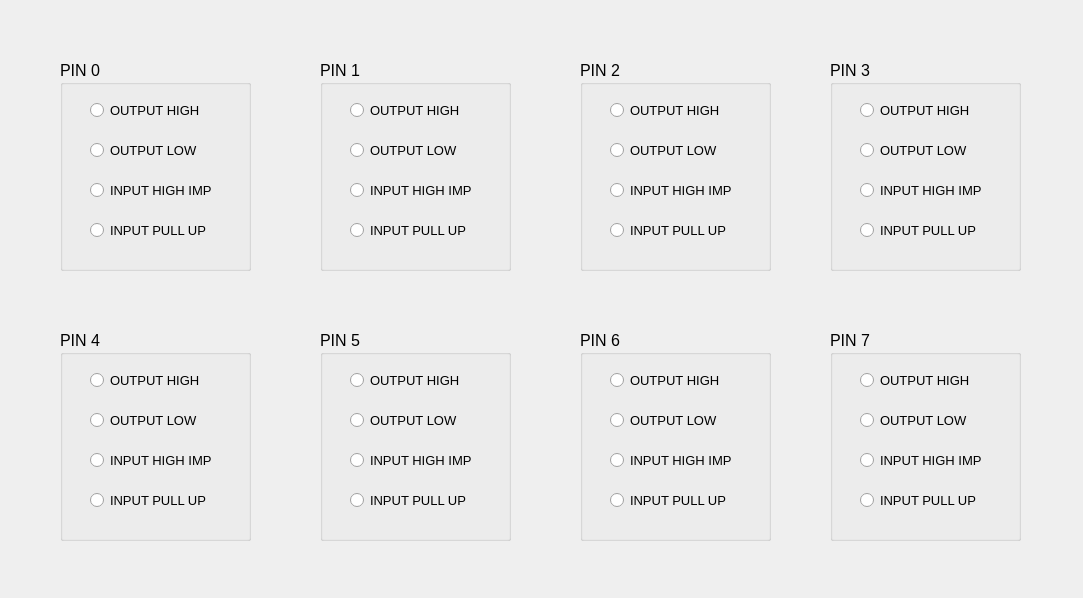
   <widget class="QWidget" name="portbPage">
    <property name="geometry">
     <rect>
      <x>0</x>
      <y>0</y>
      <width>1083</width>
      <height>598</height>
     </rect>
    </property>
    <attribute name="label">
     <string>PORTB</string>
    </attribute>
    <widget class="QGroupBox" name="portbPin5Box">
     <property name="geometry">
      <rect>
       <x>320</x>
       <y>330</y>
       <width>191</width>
       <height>211</height>
      </rect>
     </property>
     <property name="font">
      <font>
       <pointsize>12</pointsize>
      </font>
     </property>
     <property name="title">
      <string>PIN 5</string>
     </property>
     <widget class="QRadioButton" name="portbPin5OutputLowRadio">
      <property name="geometry">
       <rect>
        <x>30</x>
        <y>80</y>
        <width>131</width>
        <height>20</height>
       </rect>
      </property>
      <property name="font">
       <font>
        <pointsize>10</pointsize>
       </font>
      </property>
      <property name="text">
       <string>OUTPUT LOW</string>
      </property>
     </widget>
     <widget class="QRadioButton" name="portbPin5InputHighImpRadio">
      <property name="geometry">
       <rect>
        <x>30</x>
        <y>120</y>
        <width>151</width>
        <height>20</height>
       </rect>
      </property>
      <property name="font">
       <font>
        <pointsize>10</pointsize>
       </font>
      </property>
      <property name="text">
       <string>INPUT HIGH IMP</string>
      </property>
     </widget>
     <widget class="QRadioButton" name="portbPin5InputPullRadio">
      <property name="geometry">
       <rect>
        <x>30</x>
        <y>160</y>
        <width>141</width>
        <height>20</height>
       </rect>
      </property>
      <property name="font">
       <font>
        <pointsize>10</pointsize>
       </font>
      </property>
      <property name="text">
       <string>INPUT PULL UP</string>
      </property>
     </widget>
     <widget class="QRadioButton" name="portbPin5OutputHighRadio">
      <property name="geometry">
       <rect>
        <x>30</x>
        <y>40</y>
        <width>141</width>
        <height>20</height>
       </rect>
      </property>
      <property name="font">
       <font>
        <pointsize>10</pointsize>
       </font>
      </property>
      <property name="text">
       <string>OUTPUT HIGH</string>
      </property>
     </widget>
    </widget>
    <widget class="QGroupBox" name="portbPin2Box">
     <property name="geometry">
      <rect>
       <x>580</x>
       <y>60</y>
       <width>191</width>
       <height>211</height>
      </rect>
     </property>
     <property name="font">
      <font>
       <pointsize>12</pointsize>
      </font>
     </property>
     <property name="title">
      <string>PIN 2</string>
     </property>
     <widget class="QRadioButton" name="portbPin2OutputLowRadio">
      <property name="geometry">
       <rect>
        <x>30</x>
        <y>80</y>
        <width>131</width>
        <height>20</height>
       </rect>
      </property>
      <property name="font">
       <font>
        <pointsize>10</pointsize>
       </font>
      </property>
      <property name="text">
       <string>OUTPUT LOW</string>
      </property>
     </widget>
     <widget class="QRadioButton" name="portbPin2InputHighImpRadio">
      <property name="geometry">
       <rect>
        <x>30</x>
        <y>120</y>
        <width>151</width>
        <height>20</height>
       </rect>
      </property>
      <property name="font">
       <font>
        <pointsize>10</pointsize>
       </font>
      </property>
      <property name="text">
       <string>INPUT HIGH IMP</string>
      </property>
     </widget>
     <widget class="QRadioButton" name="portbPin2InputPullRadio">
      <property name="geometry">
       <rect>
        <x>30</x>
        <y>160</y>
        <width>141</width>
        <height>20</height>
       </rect>
      </property>
      <property name="font">
       <font>
        <pointsize>10</pointsize>
       </font>
      </property>
      <property name="text">
       <string>INPUT PULL UP</string>
      </property>
     </widget>
     <widget class="QRadioButton" name="portbPin2OutputHighRadio">
      <property name="geometry">
       <rect>
        <x>30</x>
        <y>40</y>
        <width>131</width>
        <height>20</height>
       </rect>
      </property>
      <property name="font">
       <font>
        <pointsize>10</pointsize>
       </font>
      </property>
      <property name="text">
       <string>OUTPUT HIGH</string>
      </property>
     </widget>
    </widget>
    <widget class="QGroupBox" name="portbPin7Box">
     <property name="geometry">
      <rect>
       <x>830</x>
       <y>330</y>
       <width>191</width>
       <height>211</height>
      </rect>
     </property>
     <property name="font">
      <font>
       <pointsize>12</pointsize>
      </font>
     </property>
     <property name="title">
      <string>PIN 7</string>
     </property>
     <widget class="QRadioButton" name="portbPin7OutputLowRadio">
      <property name="geometry">
       <rect>
        <x>30</x>
        <y>80</y>
        <width>141</width>
        <height>20</height>
       </rect>
      </property>
      <property name="font">
       <font>
        <pointsize>10</pointsize>
       </font>
      </property>
      <property name="text">
       <string>OUTPUT LOW</string>
      </property>
     </widget>
     <widget class="QRadioButton" name="portbPin7InputHighImpRadio">
      <property name="geometry">
       <rect>
        <x>30</x>
        <y>120</y>
        <width>151</width>
        <height>20</height>
       </rect>
      </property>
      <property name="font">
       <font>
        <pointsize>10</pointsize>
       </font>
      </property>
      <property name="text">
       <string>INPUT HIGH IMP</string>
      </property>
     </widget>
     <widget class="QRadioButton" name="portbPin7InputPullRadio">
      <property name="geometry">
       <rect>
        <x>30</x>
        <y>160</y>
        <width>141</width>
        <height>20</height>
       </rect>
      </property>
      <property name="font">
       <font>
        <pointsize>10</pointsize>
       </font>
      </property>
      <property name="text">
       <string>INPUT PULL UP</string>
      </property>
     </widget>
     <widget class="QRadioButton" name="portbPin7OutputHighRadio">
      <property name="geometry">
       <rect>
        <x>30</x>
        <y>40</y>
        <width>141</width>
        <height>20</height>
       </rect>
      </property>
      <property name="font">
       <font>
        <pointsize>10</pointsize>
       </font>
      </property>
      <property name="text">
       <string>OUTPUT HIGH</string>
      </property>
     </widget>
    </widget>
    <widget class="QGroupBox" name="portbPin6Box">
     <property name="geometry">
      <rect>
       <x>580</x>
       <y>330</y>
       <width>191</width>
       <height>211</height>
      </rect>
     </property>
     <property name="font">
      <font>
       <pointsize>12</pointsize>
      </font>
     </property>
     <property name="title">
      <string>PIN 6</string>
     </property>
     <widget class="QRadioButton" name="portbPin6OutputLowRadio">
      <property name="geometry">
       <rect>
        <x>30</x>
        <y>80</y>
        <width>131</width>
        <height>20</height>
       </rect>
      </property>
      <property name="font">
       <font>
        <pointsize>10</pointsize>
       </font>
      </property>
      <property name="text">
       <string>OUTPUT LOW</string>
      </property>
     </widget>
     <widget class="QRadioButton" name="portbPin6InputHighImpRadio">
      <property name="geometry">
       <rect>
        <x>30</x>
        <y>120</y>
        <width>151</width>
        <height>20</height>
       </rect>
      </property>
      <property name="font">
       <font>
        <pointsize>10</pointsize>
       </font>
      </property>
      <property name="text">
       <string>INPUT HIGH IMP</string>
      </property>
     </widget>
     <widget class="QRadioButton" name="portbPin6InputPullRadio">
      <property name="geometry">
       <rect>
        <x>30</x>
        <y>160</y>
        <width>141</width>
        <height>20</height>
       </rect>
      </property>
      <property name="font">
       <font>
        <pointsize>10</pointsize>
       </font>
      </property>
      <property name="text">
       <string>INPUT PULL UP</string>
      </property>
     </widget>
     <widget class="QRadioButton" name="portbPin6OutputHighRadio">
      <property name="geometry">
       <rect>
        <x>30</x>
        <y>40</y>
        <width>141</width>
        <height>20</height>
       </rect>
      </property>
      <property name="font">
       <font>
        <pointsize>10</pointsize>
       </font>
      </property>
      <property name="text">
       <string>OUTPUT HIGH</string>
      </property>
     </widget>
    </widget>
    <widget class="QGroupBox" name="portbPin4Box">
     <property name="geometry">
      <rect>
       <x>60</x>
       <y>330</y>
       <width>191</width>
       <height>211</height>
      </rect>
     </property>
     <property name="font">
      <font>
       <pointsize>12</pointsize>
      </font>
     </property>
     <property name="title">
      <string>PIN 4</string>
     </property>
     <widget class="QRadioButton" name="portbPin4OutputLowRadio">
      <property name="geometry">
       <rect>
        <x>30</x>
        <y>80</y>
        <width>141</width>
        <height>20</height>
       </rect>
      </property>
      <property name="font">
       <font>
        <pointsize>10</pointsize>
       </font>
      </property>
      <property name="text">
       <string>OUTPUT LOW</string>
      </property>
     </widget>
     <widget class="QRadioButton" name="portbPin4InputHighImpRadio">
      <property name="geometry">
       <rect>
        <x>30</x>
        <y>120</y>
        <width>151</width>
        <height>20</height>
       </rect>
      </property>
      <property name="font">
       <font>
        <pointsize>10</pointsize>
       </font>
      </property>
      <property name="text">
       <string>INPUT HIGH IMP</string>
      </property>
     </widget>
     <widget class="QRadioButton" name="portbPin4InputPullRadio">
      <property name="geometry">
       <rect>
        <x>30</x>
        <y>160</y>
        <width>141</width>
        <height>20</height>
       </rect>
      </property>
      <property name="font">
       <font>
        <pointsize>10</pointsize>
       </font>
      </property>
      <property name="text">
       <string>INPUT PULL UP</string>
      </property>
     </widget>
     <widget class="QRadioButton" name="portbPin4OutputHighRadio">
      <property name="geometry">
       <rect>
        <x>30</x>
        <y>40</y>
        <width>141</width>
        <height>20</height>
       </rect>
      </property>
      <property name="font">
       <font>
        <pointsize>10</pointsize>
       </font>
      </property>
      <property name="text">
       <string>OUTPUT HIGH</string>
      </property>
     </widget>
    </widget>
    <widget class="QGroupBox" name="portbPin3Box">
     <property name="geometry">
      <rect>
       <x>830</x>
       <y>60</y>
       <width>191</width>
       <height>211</height>
      </rect>
     </property>
     <property name="font">
      <font>
       <pointsize>12</pointsize>
      </font>
     </property>
     <property name="title">
      <string>PIN 3</string>
     </property>
     <widget class="QRadioButton" name="portbPin3OutputLowRadio">
      <property name="geometry">
       <rect>
        <x>30</x>
        <y>80</y>
        <width>131</width>
        <height>20</height>
       </rect>
      </property>
      <property name="font">
       <font>
        <pointsize>10</pointsize>
       </font>
      </property>
      <property name="text">
       <string>OUTPUT LOW</string>
      </property>
     </widget>
     <widget class="QRadioButton" name="portbPin3InputHighImpRadio">
      <property name="geometry">
       <rect>
        <x>30</x>
        <y>120</y>
        <width>151</width>
        <height>20</height>
       </rect>
      </property>
      <property name="font">
       <font>
        <pointsize>10</pointsize>
       </font>
      </property>
      <property name="text">
       <string>INPUT HIGH IMP</string>
      </property>
     </widget>
     <widget class="QRadioButton" name="portbPin3InputPullRadio">
      <property name="geometry">
       <rect>
        <x>30</x>
        <y>160</y>
        <width>141</width>
        <height>20</height>
       </rect>
      </property>
      <property name="font">
       <font>
        <pointsize>10</pointsize>
       </font>
      </property>
      <property name="text">
       <string>INPUT PULL UP</string>
      </property>
     </widget>
     <widget class="QRadioButton" name="portbPin3OutputHighRadio">
      <property name="geometry">
       <rect>
        <x>30</x>
        <y>40</y>
        <width>141</width>
        <height>20</height>
       </rect>
      </property>
      <property name="font">
       <font>
        <pointsize>10</pointsize>
       </font>
      </property>
      <property name="text">
       <string>OUTPUT HIGH</string>
      </property>
     </widget>
    </widget>
    <widget class="QGroupBox" name="portbPin0Box">
     <property name="geometry">
      <rect>
       <x>60</x>
       <y>60</y>
       <width>191</width>
       <height>211</height>
      </rect>
     </property>
     <property name="font">
      <font>
       <pointsize>12</pointsize>
      </font>
     </property>
     <property name="title">
      <string>PIN 0</string>
     </property>
     <widget class="QRadioButton" name="portbPin0OutputLowRadio">
      <property name="geometry">
       <rect>
        <x>30</x>
        <y>80</y>
        <width>131</width>
        <height>20</height>
       </rect>
      </property>
      <property name="font">
       <font>
        <pointsize>10</pointsize>
       </font>
      </property>
      <property name="text">
       <string>OUTPUT LOW</string>
      </property>
     </widget>
     <widget class="QRadioButton" name="portbPin0InputHighImpRadio">
      <property name="geometry">
       <rect>
        <x>30</x>
        <y>120</y>
        <width>151</width>
        <height>20</height>
       </rect>
      </property>
      <property name="font">
       <font>
        <pointsize>10</pointsize>
       </font>
      </property>
      <property name="text">
       <string>INPUT HIGH IMP</string>
      </property>
     </widget>
     <widget class="QRadioButton" name="portbPin0InputPullRadio">
      <property name="geometry">
       <rect>
        <x>30</x>
        <y>160</y>
        <width>141</width>
        <height>20</height>
       </rect>
      </property>
      <property name="font">
       <font>
        <pointsize>10</pointsize>
       </font>
      </property>
      <property name="text">
       <string>INPUT PULL UP</string>
      </property>
     </widget>
     <widget class="QRadioButton" name="portbPin0OutputHighRadio">
      <property name="geometry">
       <rect>
        <x>30</x>
        <y>40</y>
        <width>131</width>
        <height>20</height>
       </rect>
      </property>
      <property name="font">
       <font>
        <pointsize>10</pointsize>
       </font>
      </property>
      <property name="text">
       <string>OUTPUT HIGH</string>
      </property>
     </widget>
    </widget>
    <widget class="QGroupBox" name="portbPin1Box">
     <property name="geometry">
      <rect>
       <x>320</x>
       <y>60</y>
       <width>191</width>
       <height>211</height>
      </rect>
     </property>
     <property name="font">
      <font>
       <pointsize>12</pointsize>
      </font>
     </property>
     <property name="title">
      <string>PIN 1</string>
     </property>
     <widget class="QRadioButton" name="portbPin1OutputLowRadio">
      <property name="geometry">
       <rect>
        <x>30</x>
        <y>80</y>
        <width>131</width>
        <height>20</height>
       </rect>
      </property>
      <property name="font">
       <font>
        <pointsize>10</pointsize>
       </font>
      </property>
      <property name="text">
       <string>OUTPUT LOW</string>
      </property>
     </widget>
     <widget class="QRadioButton" name="portbPin1InputHighImpRadio">
      <property name="geometry">
       <rect>
        <x>30</x>
        <y>120</y>
        <width>151</width>
        <height>20</height>
       </rect>
      </property>
      <property name="font">
       <font>
        <pointsize>10</pointsize>
       </font>
      </property>
      <property name="text">
       <string>INPUT HIGH IMP</string>
      </property>
     </widget>
     <widget class="QRadioButton" name="portbPin1InputPullRadio">
      <property name="geometry">
       <rect>
        <x>30</x>
        <y>160</y>
        <width>141</width>
        <height>20</height>
       </rect>
      </property>
      <property name="font">
       <font>
        <pointsize>10</pointsize>
       </font>
      </property>
      <property name="text">
       <string>INPUT PULL UP</string>
      </property>
     </widget>
     <widget class="QRadioButton" name="portbPin1OutputHighRadio">
      <property name="geometry">
       <rect>
        <x>30</x>
        <y>40</y>
        <width>131</width>
        <height>20</height>
       </rect>
      </property>
      <property name="font">
       <font>
        <pointsize>10</pointsize>
       </font>
      </property>
      <property name="text">
       <string>OUTPUT HIGH</string>
      </property>
     </widget>
    </widget>
   </widget>
